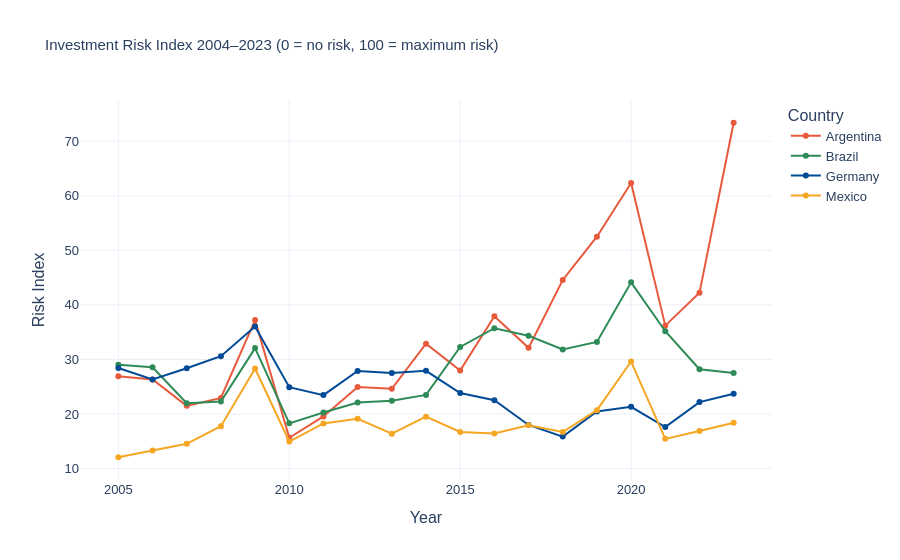

Notebook source saved alongside this figure:
### Code cell
fig = px.line(
    df_norm,
    x="year",
    y="risk_index",
    color="country",
    title="Investment Risk Index 2004–2023 (0 = no risk, 100 = maximum risk)",
    labels={"year": "Year", "risk_index": "Risk Index", "country": "Country"},
    markers=True,
    color_discrete_map={
        "Argentina": "#E8593C",
        "Germany":   "#004A96",
        "Brazil":    "#2E8B57",
        "Mexico":    "#F5A623"
    }
)

fig.update_layout(
    template="plotly_white",
    legend_title="Country",
    font=dict(family="Arial", size=13),
    title_font_size=15,
    hovermode="x unified"
)

fig.show()

### Figure 1 — Plotly figure (JSON) as saved in the notebook; plotly's stock layout.template omitted (floating-point values rounded to 4 significant figures)
{"data": [{"hovertemplate": "Country=Argentina<br>Year=%{x}<br>Risk Index=%{y}<extra></extra>", "legendgroup": "Argentina", "line": {"color": "#E8593C", "dash": "solid"}, "marker": {"symbol": "circle"}, "mode": "lines+markers", "name": "Argentina", "orientation": "v", "showlegend": true, "type": "scatter", "x": [2005, 2006, 2007, 2008, 2009, 2010, 2011, 2012, 2013, 2014, 2015, 2016, 2017, 2018, 2019, 2020, 2021, 2022, 2023], "xaxis": "x", "y": [26.93, 26.34, 21.5, 22.96, 37.21, 15.64, 19.56, 24.94, 24.62, 32.9, 27.98, 37.92, 32.13, 44.57, 52.49, 62.34, 36.2, 42.21, 73.38], "yaxis": "y"}, {"hovertemplate": "Country=Brazil<br>Year=%{x}<br>Risk Index=%{y}<extra></extra>", "legendgroup": "Brazil", "line": {"color": "#2E8B57", "dash": "solid"}, "marker": {"symbol": "circle"}, "mode": "lines+markers", "name": "Brazil", "orientation": "v", "showlegend": true, "type": "scatter", "x": [2005, 2006, 2007, 2008, 2009, 2010, 2011, 2012, 2013, 2014, 2015, 2016, 2017, 2018, 2019, 2020, 2021, 2022, 2023], "xaxis": "x", "y": [29.02, 28.57, 21.97, 22.3, 32.08, 18.29, 20.29, 22.1, 22.42, 23.51, 32.29, 35.73, 34.35, 31.84, 33.21, 44.13, 35.17, 28.22, 27.51], "yaxis": "y"}, {"hovertemplate": "Country=Germany<br>Year=%{x}<br>Risk Index=%{y}<extra></extra>", "legendgroup": "Germany", "line": {"color": "#004A96", "dash": "solid"}, "marker": {"symbol": "circle"}, "mode": "lines+markers", "name": "Germany", "orientation": "v", "showlegend": true, "type": "scatter", "x": [2005, 2006, 2007, 2008, 2009, 2010, 2011, 2012, 2013, 2014, 2015, 2016, 2017, 2018, 2019, 2020, 2021, 2022, 2023], "xaxis": "x", "y": [28.43, 26.33, 28.39, 30.61, 36.03, 24.91, 23.47, 27.9, 27.51, 27.91, 23.84, 22.54, 18.0, 15.86, 20.46, 21.32, 17.61, 22.19, 23.72], "yaxis": "y"}, {"hovertemplate": "Country=Mexico<br>Year=%{x}<br>Risk Index=%{y}<extra></extra>", "legendgroup": "Mexico", "line": {"color": "#F5A623", "dash": "solid"}, "marker": {"symbol": "circle"}, "mode": "lines+markers", "name": "Mexico", "orientation": "v", "showlegend": true, "type": "scatter", "x": [2005, 2006, 2007, 2008, 2009, 2010, 2011, 2012, 2013, 2014, 2015, 2016, 2017, 2018, 2019, 2020, 2021, 2022, 2023], "xaxis": "x", "y": [12.08, 13.33, 14.54, 17.77, 28.34, 14.96, 18.28, 19.12, 16.39, 19.52, 16.71, 16.43, 17.93, 16.71, 20.71, 29.62, 15.45, 16.88, 18.39], "yaxis": "y"}], "layout": {"font": {"family": "Arial", "size": 13}, "hovermode": "x unified", "legend": {"title": {"text": "Country"}, "tracegroupgap": 0}, "title": {"font": {"size": 15}, "text": "Investment Risk Index 2004–2023 (0 = no risk, 100 = maximum risk)"}, "xaxis": {"anchor": "y", "domain": [0, 1], "title": {"text": "Year"}}, "yaxis": {"anchor": "x", "domain": [0, 1], "title": {"text": "Risk Index"}}}}
